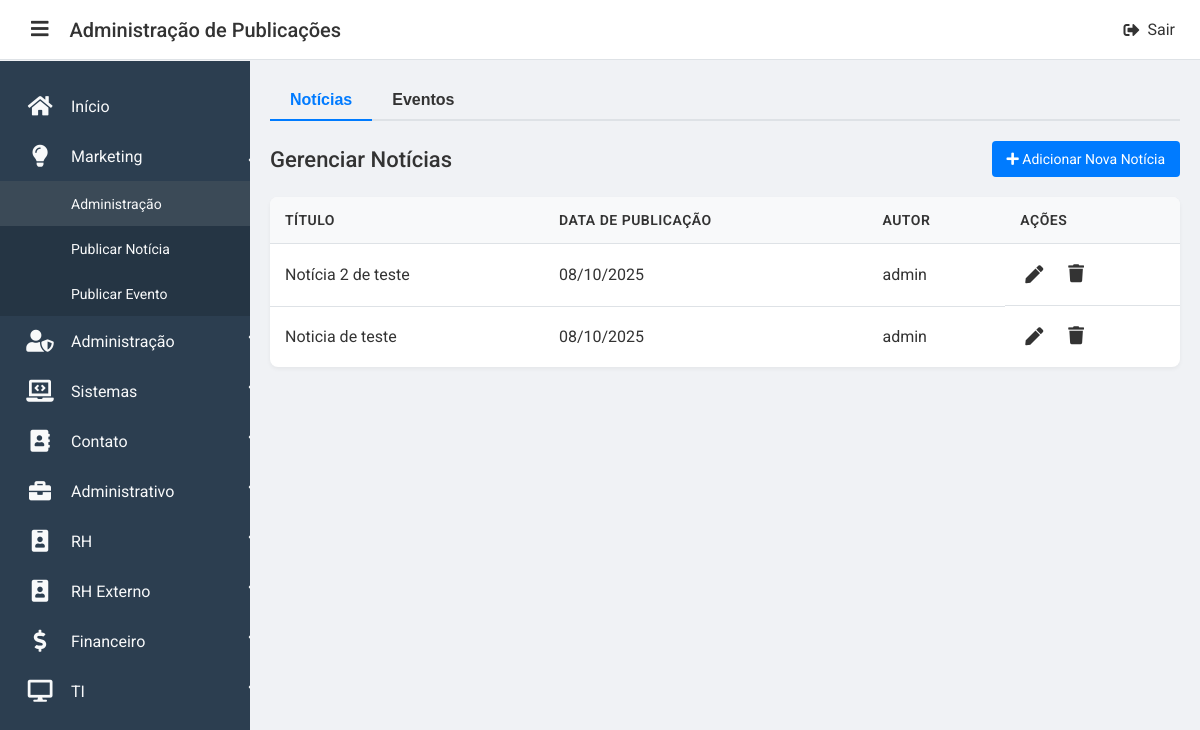
Before: /administracao/publicacoes (signed in) with the older database file.
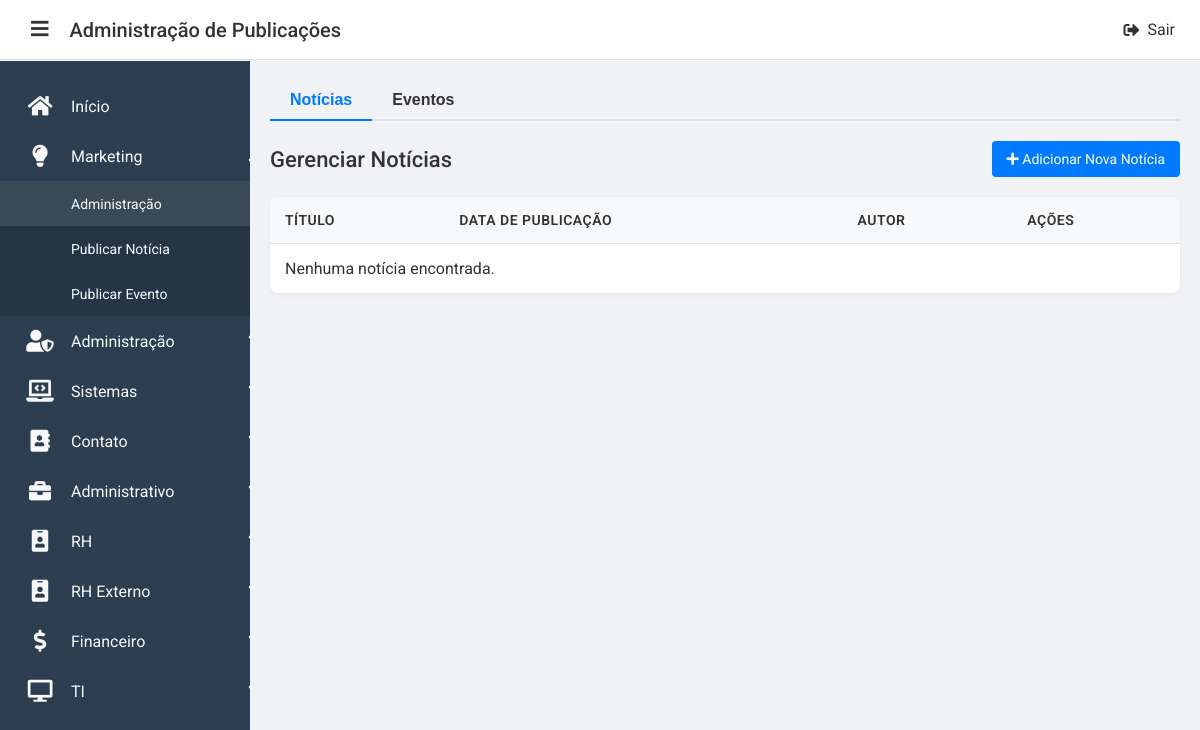
After: the same page with the newer database file.
### my_intranet/app/models.py (models this page shows, shortened)
class News(db.Model):
    id = db.Column(db.Integer, primary_key=True)
    title = db.Column(db.String(200), nullable=False)
    content = db.Column(db.Text, nullable=False)
    image_url = db.Column(db.String(500), nullable=True)
    publication_date = db.Column(db.DateTime, nullable=False, default=datetime.utcnow)
    author_id = db.Column(db.Integer, db.ForeignKey('user.id'), nullable=False)

class User(db.Model, UserMixin):
    id = db.Column(db.Integer, primary_key=True)
    username = db.Column(db.String(150), unique=True, nullable=False)
    password = db.Column(db.String(200), nullable=False)
    is_blocked = db.Column(db.Boolean, default=False)
    is_suspended = db.Column(db.Boolean, default=False)
    groups = db.relationship('Group', secondary=user_group, backref='users')
    news = db.relationship('News', backref='author', lazy=True)
    events = db.relationship('Event', backref='creator', lazy=True)

### my_intranet/app/routes.py (the view)
@main.route('/administracao/publicacoes')
@login_required
@group_required('Marketing')
def administracao_publicacoes():
    news_items = News.query.order_by(News.publication_date.desc()).all()
    event_items = Event.query.order_by(Event.event_date.desc()).all()
    return render_template('publicacoes_administracao.html', news_items=news_items, event_items=event_items)

### my_intranet/app/routes.py (called while the page is built)
@main.context_processor
def inject_user_groups():
    if current_user.is_authenticated:
        user_groups = {group.name for group in current_user.groups}
        return dict(user_groups=user_groups)
    return dict(user_groups=set()) # Return an empty set for anonymous users

### my_intranet/app/templates/publicacoes_administracao.html (shortened to what this page needs)
{% extends "base.html" %}
{% block page_title %}Administração de Publicações{% endblock %}
{% block body_class %}dashboard-page{% endblock %}
{% block content %}
<div class="admin-container">
    <div class="tabs-container">
        <div class="tab-headers">
            <button class="tab-link active" data-tab="tab-noticias">Notícias</button>
            <button class="tab-link" data-tab="tab-eventos">Eventos</button>
        </div>
        <div id="tab-noticias" class="tab-content active">
            <div class="main-header">
                <h3>Gerenciar Notícias</h3>
                <a href="{{ url_for('main.noticias_publicar') }}" class="btn-primary">
                    <i class="fas fa-plus"></i> Adicionar Nova Notícia
                </a>
            </div>
            <div class="publications-body">
                <table class="publications-table">
                    <thead>
                        <tr>
                            <th>Título</th>
                            <th>Data de Publicação</th>
                            <th>Autor</th>
                            <th>Ações</th>
                        </tr>
                    </thead>
                    <tbody>
                        {% for news in news_items %}
                        <tr>
                            <td>{{ news.title }}</td>
                            <td>{{ news.publication_date.strftime('%d/%m/%Y') }}</td>
                            <td>{{ news.author.username }}</td>
                            <td class="publication-actions">
                                <a href="{{ url_for('main.noticias_editar', news_id=news.id) }}" class="btn-edit-publication" title="Editar">
                                    <i class="fas fa-pen"></i>
                                </a>
                                <form action="{{ url_for('main.noticias_deletar', news_id=news.id) }}" method="POST" style="display:inline;">
                                    <button type="submit" class="btn-delete-publication" title="Excluir" onclick="return confirm('Tem certeza que deseja excluir esta notícia?');">
                                        <i class="fas fa-trash"></i>
                                    </button>
                                </form>
                            </td>
                        </tr>
                        {% else %}
                        <tr>
                            <td colspan="4">Nenhuma notícia encontrada.</td>
                        </tr>
                        {% endfor %}
                    </tbody>
                </table>
            </div>
        </div>
    </div>
</div>
{% endblock %}

### my_intranet/app/templates/base.html (shortened to what this page needs)
<!DOCTYPE html>
<html lang="pt-br">
<head>
    <link rel="stylesheet" href="https://cdnjs.cloudflare.com/ajax/libs/font-awesome/5.15.3/css/all.min.css">
    <link rel="stylesheet" href="{{ url_for('static', filename='css/base.css') }}">
    <link rel="stylesheet" href="{{ url_for('static', filename='css/dashboard.css') }}">
</head>
<body class="{% block body_class %}{% endblock %}">
    {% if current_user.is_authenticated %}
    <header class="top-bar">
        <div class="top-bar-left">
            <button class="menu-toggle" id="menu-toggle" aria-label="Alternar menu">
                <i class="fas fa-bars"></i>
            </button>
            <h1>{% block page_title %}{% endblock %}</h1>
        </div>
        <div class="top-bar-right">
            <a href="{{ url_for('main.logout') }}" class="top-bar-link logout-button">
                <i class="fas fa-sign-out-alt"></i> Sair
            </a>
        </div>
    </header>
    <div class="dashboard-body">
        <nav class="sidebar" id="sidebar">
            <ul class="sidebar-menu">
                {% if 'Inicio' in user_groups or '_acesso_total_' in user_groups %}
                <li><a href="{{ url_for('main.dashboard') }}" {% if request.endpoint == 'main.dashboard' %}class="active"{% endif %}><i class="fas fa-home"></i><span class="menu-text">Início</span></a></li>
                {% endif %}
                {% if 'Marketing - Administração' in user_groups or 'Marketing - Publicar Notícia' in user_groups or 'Marketing - Publicar Evento' in user_groups or 'Marketing' in user_groups or '_acesso_total_' in user_groups %}
                <li class="has-submenu {% if request.endpoint in ['main.administracao_publicacoes', 'main.noticias_publicar', 'main.eventos_publicar'] %}is-open{% endif %}">
                    <a href="#" class="submenu-toggle">
                        <i class="fas fa-lightbulb"></i>
                        <span class="menu-text">Marketing</span>
                        <i class="fas fa-chevron-down submenu-arrow"></i>
                    </a>
                    <ul class="sidebar-submenu">
                        {% if 'Marketing - Administração' in user_groups or 'Marketing' in user_groups or '_acesso_total_' in user_groups %}
                        <li><a href="{{ url_for('main.administracao_publicacoes') }}" {% if request.endpoint == 'main.administracao_publicacoes' %}class="active"{% endif %}><span class="submenu-text">Administração</span></a></li>
                        {% endif %}
                        {% if 'Marketing - Publicar Notícia' in user_groups or 'Marketing' in user_groups or '_acesso_total_' in user_groups %}
                        <li><a href="{{ url_for('main.noticias_publicar') }}" {% if request.endpoint == 'main.noticias_publicar' %}class="active"{% endif %}><span class="submenu-text">Publicar Notícia</span></a></li>
                        {% endif %}
                        {% if 'Marketing - Publicar Evento' in user_groups or 'Marketing' in user_groups or '_acesso_total_' in user_groups %}
                        <li><a href="{{ url_for('main.eventos_publicar') }}" {% if request.endpoint == 'main.eventos_publicar' %}class="active"{% endif %}><span class="submenu-text">Publicar Evento</span></a></li>
                        {% endif %}
                    </ul>
                </li>
                {% endif %}
                {% if 'Administração - Painel' in user_groups or 'Administração - Usuários' in user_groups or 'Administração' in user_groups or '_acesso_total_' in user_groups %}
                <li class="has-submenu {% if request.endpoint in ['main.administracao', 'main.administracao_usuarios'] %}is-open{% endif %}">
                    <a href="#" class="submenu-toggle">
                        <i class="fas fa-user-shield"></i>
                        <span class="menu-text">Administração</span>
                        <i class="fas fa-chevron-down submenu-arrow"></i>
                    </a>
                </li>
                {% endif %}
                {% if 'Sistemas - Suporte' in user_groups or 'Sistemas - Inventário' in user_groups or 'Sistemas - Ferramentas' in user_groups or 'Sistemas - Webmail' in user_groups or 'Sistemas' in user_groups or '_acesso_total_' in user_groups %}
                <li class="has-submenu">
                    <a href="#" class="submenu-toggle">
                        <i class="fas fa-laptop-code"></i>
                        <span class="menu-text">Sistemas</span>
                        <i class="fas fa-chevron-down submenu-arrow"></i>
                    </a>
                </li>
                {% endif %}
                {% if 'Contato - Ramais' in user_groups or 'Contato - E-mails' in user_groups or 'Contato - Discord' in user_groups or 'Contato - Whatsapp' in user_groups or 'Contato' in user_groups or '_acesso_total_' in user_groups %}
                <li class="has-submenu {% if request.endpoint.startswith('main.ramais') %}is-open{% endif %}">
                    <a href="#" class="submenu-toggle">
                        <i class="fas fa-address-book"></i>
                        <span class="menu-text">Contato</span>
                        <i class="fas fa-chevron-down submenu-arrow"></i>
                    </a>
                </li>
                {% endif %}
                {% if 'Administrativo - Nossos Clientes' in user_groups or 'Administrativo - Gerencia' in user_groups or 'Administrativo - Diretoria' in user_groups or 'Administrativo' in user_groups or '_acesso_total_' in user_groups %}
                <li class="has-submenu {% if request.endpoint.startswith('main.administrativo') %}is-open{% endif %}">
                    <a href="#" class="submenu-toggle">
                        <i class="fas fa-briefcase"></i>
                        <span class="menu-text">Administrativo</span>
                        <i class="fas fa-chevron-down submenu-arrow"></i>
                    </a>
                </li>
                {% endif %}
                {% if 'Recursos Humanos - Recrutamento' in user_groups or 'Recursos Humanos - Benefícios' in user_groups or 'Recursos Humanos - Folha de Pagamento' in user_groups or 'Recursos Humanos - Avaliações de Desempenho' in user_groups or 'Recursos Humanos - Administração' in user_groups or 'Recursos Humanos' in user_groups or '_acesso_total_' in user_groups %}
                <li class="has-submenu {% if request.endpoint.startswith('main.rh') %}is-open{% endif %}">
                    <a href="#" class="submenu-toggle">
                        <i class="fas fa-id-badge"></i>
                        <span class="menu-text">RH</span>
                        <i class="fas fa-chevron-down submenu-arrow"></i>
                    </a>
                </li>
                {% endif %}
                {% if 'RH Externo - Portal RH' in user_groups or 'RH Externo - Férias' in user_groups or 'RH Externo - Holerites' in user_groups or 'RH Externo' in user_groups or '_acesso_total_' in user_groups %}
                <li class="has-submenu">
                    <a href="#" class="submenu-toggle">
                        <i class="fas fa-id-badge"></i>
                        <span class="menu-text">RH Externo</span>
                        <i class="fas fa-chevron-down submenu-arrow"></i>
                    </a>
                </li>
                {% endif %}
                {% if 'Financeiro - Contas a pagar' in user_groups or 'Financeiro - Contas a receber' in user_groups or 'Financeiro - Operações' in user_groups or 'Financeiro - Relatórios' in user_groups or 'Financeiro - Administração' in user_groups or 'Financeiro' in user_groups or '_acesso_total_' in user_groups %}
                <li class="has-submenu {% if request.endpoint.startswith('main.financeiro') %}is-open{% endif %}">
                    <a href="#" class="submenu-toggle">
                        <i class="fas fa-dollar-sign"></i>
                        <span class="menu-text">Financeiro</span>
                        <i class="fas fa-chevron-down submenu-arrow"></i>
                    </a>
                </li>
                {% endif %}
                {% if 'TI - Administração' in user_groups or 'TI - Chamados' in user_groups or 'TI - Infraestrutura' in user_groups or 'TI - Relatórios' in user_groups or 'TI - Segurança' in user_groups or 'TI' in user_groups or '_acesso_total_' in user_groups %}
                <li class="has-submenu {% if request.endpoint.startswith('main.ti') %}is-open{% endif %}">
                    <a href="#" class="submenu-toggle">
                        <i class="fas fa-desktop"></i>
                        <span class="menu-text">TI</span>
                        <i class="fas fa-chevron-down submenu-arrow"></i>
                    </a>
                </li>
                {% endif %}
            </ul>
        </nav>
        <main class="content">
            {% block content %}{% endblock %}
        </main>
    </div>
    {% else %}
        {% block public_content %}
        {% endblock %}
    {% endif %}
</body>
</html>

### my_intranet/app/static/css/base.css (style rules this page uses)
:root { --primary-color: #007bff; --secondary-color: #2c3e50; --background-light: #f0f2f5; --background-white: #ffffff; --text-color: #333; --text-light: #f8f9fa; --border-color: #dee2e6; --shadow-color: rgba(0, 0, 0, 0.1); }
body { font-family: 'Roboto', sans-serif; margin: 0; padding: 0; background-color: var(--background-light); color: var(--text-color); -webkit-font-smoothing: antialiased; -moz-osx-font-smoothing: grayscale; }
h1, h2, h3, h4, h5, h6 { margin: 0; font-weight: 500; }
a { text-decoration: none; color: var(--primary-color); }

Changed rows visible on the page:
removed News: title "Notícia 2 de teste", publication_date "08/10/2025", author.username "admin"
removed News: title "Noticia de teste", publication_date "08/10/2025", author.username "admin"
Other visible differences:
text now shown: "Nenhuma notícia encontrada."
